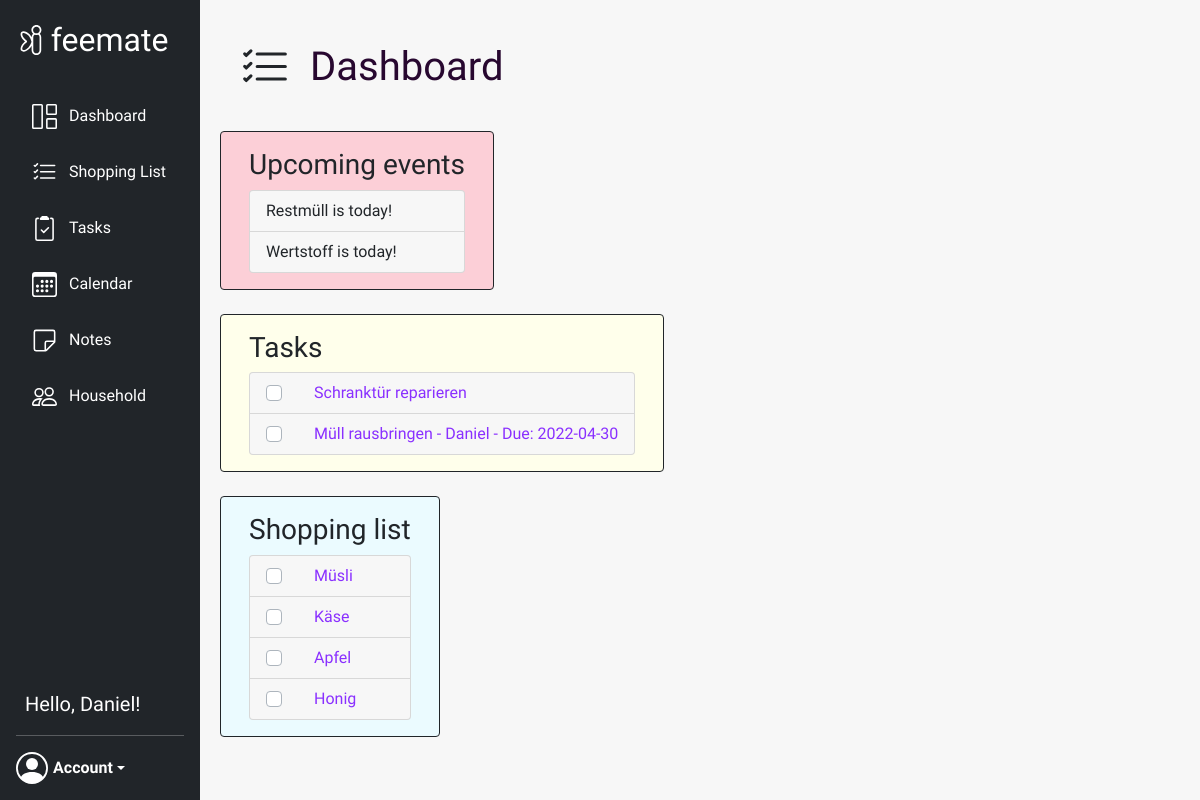
The page /dashboard (signed in) on the database its author committed.
### website/models.py (models this page shows, shortened)
class User(db.Model, UserMixin):
    id = db.Column(db.Integer, primary_key=True)
    email = db.Column(db.String(150), unique=True)
    password = db.Column(db.String(150))
    first_name = db.Column(db.String(150))
    events = db.relationship('Event')
    tasks = db.relationship('Task')
    group_id = db.Column(db.Integer, db.ForeignKey('group.id'))
    def get_current_group(self):
        group = Group.query.get(self.group_id)
        return group

class Event(db.Model):
    id = db.Column(db.Integer, primary_key=True)
    group_id = db.Column(db.Integer, db.ForeignKey('group.id'))
    user_id = db.Column(db.Integer, db.ForeignKey('user.id'))
    title = db.Column(db.String(100))
    start = db.Column(db.DateTime(timezone=True), default=func.now())
    end = db.Column(db.DateTime(timezone=True), default=func.now())
    repeat = db.Column(db.Integer, default=0)
    repeat_till = db.Column(db.DateTime(timezone=True), default=func.now())
    color = db.Column(db.String(7), default='#d4d4d4')

class Task(db.Model):
    id = db.Column(db.Integer, primary_key=True)
    title = db.Column(db.String(100))
    data = db.Column(db.String(1000))
    date = db.Column(db.DateTime(timezone=True))
    state = db.Column(db.Boolean, default=False)
    group_id = db.Column(db.Integer, db.ForeignKey('group.id'))
    user_id = db.Column(db.Integer, db.ForeignKey('user.id'))

class Item(db.Model):
    id = db.Column(db.Integer, primary_key=True)
    group_id = db.Column(db.Integer, db.ForeignKey('group.id'))
    title = db.Column(db.String(100))
    date = db.Column(db.DateTime(timezone=True), default=func.now())
    state = db.Column(db.Boolean, default=False)

### website/views/views.py (the view)
@views.route('/dashboard', methods=['GET', 'POST'])
@login_required
@household_required
def dashboard():
    task_list = Task.query.filter_by(group_id=current_user.group_id).all()
    events = Event.query.filter_by(group_id=current_user.group_id).all()
    tasks_structured = get_structured_task_data(task_list)
    upcoming_events = get_structured_upcoming_events(events)
    return render_template("dashboard.html", group=current_user.get_current_group(),
                           tasks=tasks_structured, events=upcoming_events)

### website/__init__.py (called while the page is built)
def create_app(base_config=BaseConfig):
    app.config.from_object(base_config)
    db.init_app(app)
    from .models import User, Group
    if not path.exists('website/' + base_config.DB_NAME):
        db.create_all(app=app)
    login_manager = LoginManager()
    login_manager.login_view = 'auth.login'
    login_manager.init_app(app)
    @login_manager.user_loader
    def load_user(user_id):
        return User.query.get(int(user_id))
    return app

### website/views/views.py (called while the page is built)
def get_structured_task_data(task_list):
    tasks_structured = []
    for task in task_list:
        element = {
            'id': task.id,
            'title': task.title,
            'data': task.data,
            'state': task.state
        }
        if task.user_id:
            user = User.query.filter_by(id=task.user_id).first()
            element['user_name'] = user.first_name
            element['user_id'] = user.id
        if task.date:
            date = task.date.date()
            element['date'] = date
        tasks_structured.append(element)
    return tasks_structured

def get_structured_upcoming_events(events):
    upcoming_events = []
    for event in events:
        if 0 <= days_till(event.start) <= 7:
            if event.user_id:
                user_name = ' (' + User.query.get(event.user_id).first_name + ')'
            else:
                user_name = ''
            element = {
                'title': event.title + user_name,
                'days_till': days_till(event.start),
            }
            upcoming_events.append(element)
    return upcoming_events

def days_till(date):
    return (date.date() - datetime.now().date()).days

### website/views/templates/dashboard.html (shortened to what this page needs)
{% extends "base.html" %}{% block title %}Dashboard{% endblock %}
{% block content %}
<div class="d-flex flex-row">
        <div class="p-2 page-icon">
        </div>
        <div class="p-2">
            <h1 class="header-text">Dashboard</h1>
        </div>
</div>
<br />
<div class="row">
    <div class="col-md-auto border border-dark rounded background-color-event-list">
        <div class="shopping-list-on-dashboard-div background-color-event-list">
           <h3>Upcoming events</h3>
            <ul class="list-group" id="events">
                {% for event in events %}
                    <li class="list-group-item event-list-on-dashboard">
                        {% if event.days_till == 0 %}
                            {{event.title}} is today!
                        {% endif %}
                    </li>
                {% endfor %}
            </ul>
        </div>
     </div>
</div>
<br />
<div class="row">
 <div class="col-md-auto border border-dark rounded background-color-task-list">
    <div class="shopping-list-on-dashboard-div background-color-task-list">
       <h3>Tasks</h3>
        <ul class="list-group" id="tasks">
            {% for task in tasks %}
                {% if task.state == False %}
                    <li class="list-group-item task-list-on-dashboard">
                        <div class="custom-control custom-checkbox">
                                <label class="custom-control-label" for="checkbox_{{ task.id }}">
                                    {{task.title}}
                                    {% if task.user_name %}
                                         - {{task.user_name}}
                                    {% endif %}
                                    {% if task.date %}
                                         - Due: {{task.date}}
                                    {% endif %}
                                </label>
                        </div>
                    </li>
                {% endif %}
            {% endfor %}
        </ul>
    </div>
 </div>
</div>
<br />
<div class="row">
    <div class="col-md-auto border border-dark rounded background-color-shopping-list">
        <div class="shopping-list-on-dashboard-div background-color-shopping-list">
           <h3>Shopping list</h3>
            <ul class="list-group rounded" id="items">
                {% for item in group.items %}
                    {% if item.state == False %}
                        <li class="list-group-item shopping-list-on-dashboard">
                            <div class="custom-control custom-checkbox">
                                    <label class="custom-control-label" for="checkbox_{{ item.id }}">
                                        {{item.title}}
                                    </label>
                            </div>
                        </li>
                    {% endif %}
                {% endfor %}
            </ul>
        </div>
    </div>
</div>
{% endblock %}

### website/templates/base.html (shortened to what this page needs)
<!DOCTYPE html>
<html>
    <head>
        <link rel="stylesheet"
              href="https://stackpath.bootstrapcdn.com/bootstrap/4.4.1/css/bootstrap.min.css"
/>
        <link rel="stylesheet"
              href="https://stackpath.bootstrapcdn.com/font-awesome/4.7.0/css/font-awesome.min.css"
/>
        <link rel="stylesheet"
              href="https://cdn.jsdelivr.net/npm/bootstrap@5.1.3/dist/css/bootstrap.min.css"
>
        <link rel="stylesheet" href="/static/styles.css">
        <link rel="stylesheet" href="https://cdn.jsdelivr.net/npm/bootstrap-icons@1.8.1/font/bootstrap-icons.css">
        <link rel='stylesheet' href='https://cdn.jsdelivr.net/npm/fullcalendar@5.11.0/main.min.css'/>
    </head>
    <body class="body font">
        <nav class="d-flex flex-column flex-shrink-0 p-3 text-white bg-dark custom-navbar" id="sidebar">
            <a href="/" class="d-flex align-items-center mb-3 mb-md-0 me-md-auto text-white text-decoration-none">
                <img class="invert-svg"
                     src="/static/images/fairy_logo.svg"
                     alt="fairy"
                     width="30"
                     height="30"/>
                <span class="fs-2" style="margin-left: 0.15em;">feemate</span>
            </a>
            <br/>
            <ul class="nav nav-pills flex-column mb-auto">
                <li>
                    <a href="/dashboard" class="nav-link text-white {{ '' if current_user.is_authenticated else 'disabled' }}">
                        <text class="navbar-text">Dashboard</text>
                    </a>
                </li>
                <li>
                    <a href="/list" class="nav-link text-white {{ '' if current_user.is_authenticated else 'disabled' }}">
                        <text class="navbar-text">Shopping List</text>
                    </a>
                </li>
                <li>
                    <a href="/tasks" class="nav-link text-white {{ '' if current_user.is_authenticated else 'disabled' }}">
                        <text class="navbar-text">Tasks</text>
                    </a>
                </li>
                <li>
                    <a href="/calendar" class="nav-link text-white {{ '' if current_user.is_authenticated else 'disabled' }}">
                        <text class="navbar-text">Calendar</text>
                    </a>
                </li>
                <li>
                    <a href="/notes" class="nav-link text-white {{ '' if current_user.is_authenticated else 'disabled' }}">
                        <text class="navbar-text">Notes</text>
                    </a>
                </li>
                <li>
                    <a href="/household" class="nav-link text-white">
                        <text class="navbar-text">Household</text>
                    </a>
                </li>
            </ul>
            {% if current_user.is_authenticated %}
            <text class="current-user-name">Hello, {{current_user.first_name}}!</text>
            {% endif %}
            <hr>
            {% if current_user.is_authenticated %}
                <div class="dropdown">
                    <a href="#" class="d-flex align-items-center text-white text-decoration-none dropdown-toggle"
                       id="dropdownUser1"
                       data-bs-toggle="dropdown"
                       aria-haspopup="true"
                       aria-expanded="false">
                        <strong class="font" style="margin-left: 5px;">Account</strong>
                    </a>
                </div>
            {% else %}
                <div class="container">
                    <a href="/login" class="d-flex align-items-center text-white text-decoration-none login-button">Login</a>
                </div>
            {% endif %}
        </nav>
        <div class="container-fluid container-fluid-custom">
            {% block content %}
            {% endblock %}
        </div>
    </body>
</html>

### website/static/styles.css (style rules this page uses)
.custom-navbar { height: 100vh; width: 200px; top: 0; left: 0; position: fixed; display: flex; }
.invert-svg { -webkit-filter: invert(1); filter: invert(1); }
.navbar-text { margin-left: 0.5em; }
.body { background-color: #f7f7f7; }
.font { font-family: 'Ubuntu', sans-serif; }
.container-fluid-custom { position: fixed; left: 200px; top: 0; margin-left: 20px; margin-top: 35px; max-width: 1300px; }
.page-icon { width: 50px; }
.shopping-list-on-dashboard-div { margin: 1em; }
.background-color-shopping-list { background-color: #ebfbff; }
.background-color-task-list { background-color: #ffffeb; }
.background-color-event-list { background-color: #fccfd7; }
.list-group-item { background-color: #f7f7f7; width: 50%; }
.shopping-list-on-dashboard { width: 100%; }
.task-list-on-dashboard { width: 100%; }
.event-list-on-dashboard { width: 100%; }
.header-text { margin-left: 20px; color: #280830; }
.custom-control { position: relative; display: block; min-height: 1.5rem; padding-left: 1.5rem; }
.custom-control-label { position: relative; color: #8a30ff; padding-left: 1.5rem; font-family: 'Ubuntu', sans-serif; }
.bg-dark { background-color: #181b1f; }
*, *::before, *::after { box-sizing: border-box; }
.current-user-name { margin-left: 0.45em; font-size: 20px; }

### rows shown on the page
User: first_name "Daniel", user_name "Daniel"
Event: title "Restmüll"
Event: title "Wertstoff"
Task: title "Schranktür reparieren"
Task: title "Müll rausbringen"
Item: title "Müsli"
Item: title "Käse"
Item: title "Apfel"
Item: title "Honig"

### other values the page prints
{{ task.date }} "2022-04-30"
